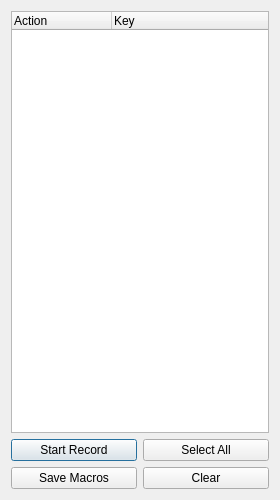
<?xml version="1.0" encoding="UTF-8"?>
<ui version="4.0">
 <class>Dialog</class>
 <widget class="QDialog" name="Dialog">
  <property name="geometry">
   <rect>
    <x>0</x>
    <y>0</y>
    <width>280</width>
    <height>500</height>
   </rect>
  </property>
  <property name="font">
   <font>
    <family>Segoe UI</family>
    <pointsize>9</pointsize>
   </font>
  </property>
  <property name="contextMenuPolicy">
   <enum>Qt::NoContextMenu</enum>
  </property>
  <property name="windowTitle">
   <string>Macros Record</string>
  </property>
  <layout class="QVBoxLayout" name="verticalLayout">
   <item>
    <widget class="QTreeWidget" name="TreeWidget">
     <property name="contextMenuPolicy">
      <enum>Qt::CustomContextMenu</enum>
     </property>
     <property name="acceptDrops">
      <bool>true</bool>
     </property>
     <property name="dragEnabled">
      <bool>true</bool>
     </property>
     <property name="dragDropMode">
      <enum>QAbstractItemView::InternalMove</enum>
     </property>
     <property name="selectionMode">
      <enum>QAbstractItemView::ExtendedSelection</enum>
     </property>
     <property name="rootIsDecorated">
      <bool>false</bool>
     </property>
     <column>
      <property name="text">
       <string>Action</string>
      </property>
     </column>
     <column>
      <property name="text">
       <string>Key</string>
      </property>
     </column>
    </widget>
   </item>
   <item>
    <layout class="QGridLayout" name="gridLayout">
     <item row="0" column="0">
      <widget class="QPushButton" name="StartRecord">
       <property name="contextMenuPolicy">
        <enum>Qt::CustomContextMenu</enum>
       </property>
       <property name="text">
        <string>Start Record</string>
       </property>
      </widget>
     </item>
     <item row="0" column="1">
      <widget class="QPushButton" name="SelectAll">
       <property name="text">
        <string>Select All</string>
       </property>
      </widget>
     </item>
     <item row="1" column="0">
      <widget class="QPushButton" name="SaveMacros">
       <property name="text">
        <string>Save Macros</string>
       </property>
      </widget>
     </item>
     <item row="1" column="1">
      <widget class="QPushButton" name="Clear">
       <property name="text">
        <string>Clear</string>
       </property>
      </widget>
     </item>
    </layout>
   </item>
  </layout>
 </widget>
 <tabstops>
  <tabstop>TreeWidget</tabstop>
  <tabstop>StartRecord</tabstop>
  <tabstop>SelectAll</tabstop>
  <tabstop>SaveMacros</tabstop>
  <tabstop>Clear</tabstop>
 </tabstops>
 <resources/>
 <connections/>
</ui>
